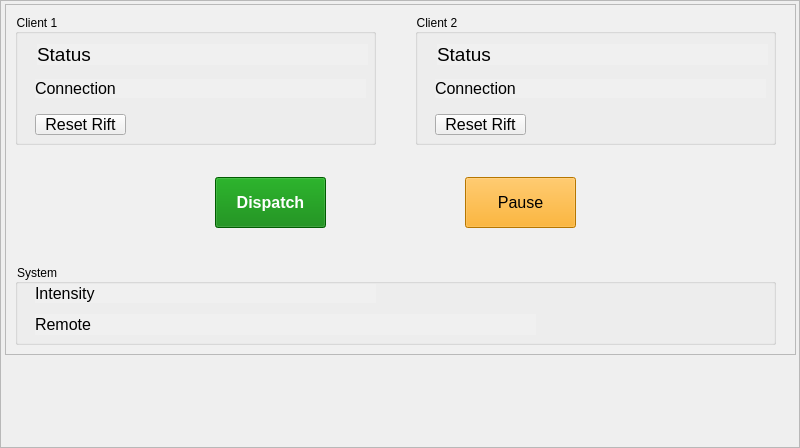
<?xml version="1.0" encoding="UTF-8"?>
<ui version="4.0">
 <class>Frame</class>
 <widget class="QFrame" name="Frame">
  <property name="geometry">
   <rect>
    <x>0</x>
    <y>0</y>
    <width>800</width>
    <height>448</height>
   </rect>
  </property>
  <property name="windowTitle">
   <string>Frame</string>
  </property>
  <property name="frameShape">
   <enum>QFrame::StyledPanel</enum>
  </property>
  <property name="frameShadow">
   <enum>QFrame::Raised</enum>
  </property>
  <widget class="QFrame" name="frm_input">
   <property name="geometry">
    <rect>
     <x>5</x>
     <y>4</y>
     <width>791</width>
     <height>351</height>
    </rect>
   </property>
   <property name="styleSheet">
    <string notr="true">background-color: #f0f0f0</string>
   </property>
   <property name="frameShape">
    <enum>QFrame::StyledPanel</enum>
   </property>
   <property name="frameShadow">
    <enum>QFrame::Raised</enum>
   </property>
   <widget class="QPushButton" name="btn_dispatch">
    <property name="geometry">
     <rect>
      <x>210</x>
      <y>173</y>
      <width>111</width>
      <height>51</height>
     </rect>
    </property>
    <property name="font">
     <font>
      <pointsize>12</pointsize>
      <weight>75</weight>
      <bold>true</bold>
     </font>
    </property>
    <property name="styleSheet">
     <string notr="true">color:white;background-color: green;</string>
    </property>
    <property name="text">
     <string>Dispatch</string>
    </property>
   </widget>
   <widget class="QPushButton" name="btn_pause">
    <property name="geometry">
     <rect>
      <x>460</x>
      <y>173</y>
      <width>111</width>
      <height>51</height>
     </rect>
    </property>
    <property name="font">
     <font>
      <pointsize>12</pointsize>
     </font>
    </property>
    <property name="styleSheet">
     <string notr="true">background-color: orange
</string>
    </property>
    <property name="text">
     <string>Pause</string>
    </property>
   </widget>
   <widget class="QGroupBox" name="groupBox">
    <property name="geometry">
     <rect>
      <x>10</x>
      <y>10</y>
      <width>361</width>
      <height>131</height>
     </rect>
    </property>
    <property name="title">
     <string>Client 1</string>
    </property>
    <widget class="QLabel" name="lbl_coaster_status_1">
     <property name="geometry">
      <rect>
       <x>22</x>
       <y>30</y>
       <width>331</width>
       <height>21</height>
      </rect>
     </property>
     <property name="font">
      <font>
       <pointsize>14</pointsize>
      </font>
     </property>
     <property name="text">
      <string>Status</string>
     </property>
    </widget>
    <widget class="QLabel" name="lbl_coaster_connection_1">
     <property name="geometry">
      <rect>
       <x>20</x>
       <y>65</y>
       <width>331</width>
       <height>19</height>
      </rect>
     </property>
     <property name="font">
      <font>
       <pointsize>12</pointsize>
      </font>
     </property>
     <property name="text">
      <string>Connection</string>
     </property>
    </widget>
    <widget class="QPushButton" name="btn_reset_rift_1">
     <property name="geometry">
      <rect>
       <x>20</x>
       <y>100</y>
       <width>91</width>
       <height>21</height>
      </rect>
     </property>
     <property name="font">
      <font>
       <pointsize>12</pointsize>
      </font>
     </property>
     <property name="text">
      <string>Reset Rift</string>
     </property>
    </widget>
   </widget>
   <widget class="QGroupBox" name="groupBox_3">
    <property name="geometry">
     <rect>
      <x>10</x>
      <y>260</y>
      <width>761</width>
      <height>81</height>
     </rect>
    </property>
    <property name="title">
     <string>System</string>
    </property>
    <widget class="QLabel" name="lbl_remote_status">
     <property name="geometry">
      <rect>
       <x>20</x>
       <y>50</y>
       <width>501</width>
       <height>21</height>
      </rect>
     </property>
     <property name="font">
      <font>
       <pointsize>12</pointsize>
      </font>
     </property>
     <property name="text">
      <string>Remote</string>
     </property>
    </widget>
    <widget class="QLabel" name="lbl_intensity_status">
     <property name="geometry">
      <rect>
       <x>20</x>
       <y>20</y>
       <width>341</width>
       <height>19</height>
      </rect>
     </property>
     <property name="font">
      <font>
       <pointsize>12</pointsize>
      </font>
     </property>
     <property name="text">
      <string>Intensity</string>
     </property>
    </widget>
   </widget>
   <widget class="QGroupBox" name="groupBox_4">
    <property name="geometry">
     <rect>
      <x>410</x>
      <y>10</y>
      <width>361</width>
      <height>131</height>
     </rect>
    </property>
    <property name="title">
     <string>Client 2</string>
    </property>
    <widget class="QLabel" name="lbl_coaster_status_2">
     <property name="geometry">
      <rect>
       <x>22</x>
       <y>30</y>
       <width>331</width>
       <height>21</height>
      </rect>
     </property>
     <property name="font">
      <font>
       <pointsize>14</pointsize>
      </font>
     </property>
     <property name="text">
      <string>Status</string>
     </property>
    </widget>
    <widget class="QLabel" name="lbl_coaster_connection_2">
     <property name="geometry">
      <rect>
       <x>20</x>
       <y>65</y>
       <width>331</width>
       <height>19</height>
      </rect>
     </property>
     <property name="font">
      <font>
       <pointsize>12</pointsize>
      </font>
     </property>
     <property name="text">
      <string>Connection</string>
     </property>
    </widget>
    <widget class="QPushButton" name="btn_reset_rift_2">
     <property name="geometry">
      <rect>
       <x>20</x>
       <y>100</y>
       <width>91</width>
       <height>21</height>
      </rect>
     </property>
     <property name="font">
      <font>
       <pointsize>12</pointsize>
      </font>
     </property>
     <property name="text">
      <string>Reset Rift</string>
     </property>
    </widget>
   </widget>
  </widget>
 </widget>
 <resources/>
 <connections/>
</ui>
